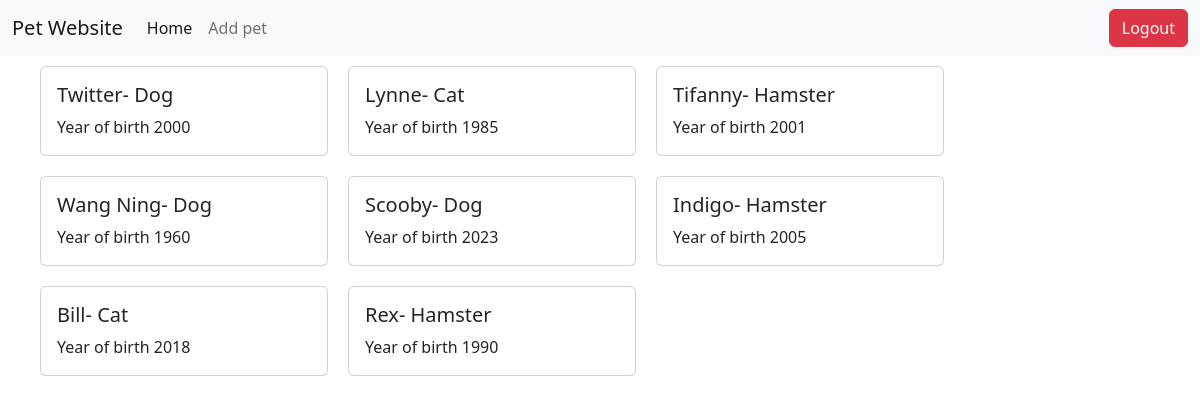
Screenshot of / (signed in) with the database file from the repository.
### animals/models.py (models this page shows, shortened)
class Pet(models.Model):
    user = models.ForeignKey(User, on_delete=models.CASCADE)
    name = models.CharField(max_length=100)
    species = models.CharField(choices=SPECIES, max_length=10, default='cat')
    year_of_birth = models.PositiveSmallIntegerField(
        validators=[birth_date_validation]
    )
    class Meta:
        verbose_name_plural = "Pets"

### animals/views.py (the view)
# urls.py: path('', views.home, name='home'),
def home(request):
    pets = Pet.objects.all()
    context = {
        'pets': pets
    }
    return render(request, 'home.html', context)

### templates/home.html
{% extends 'base.html' %}
{% block content %}
<div class="container">
    <div class="row">
        {% for pet in pets %}
        <div class="card" style="width: 18rem; padding: 0%; margin: 10px;">
            <div class="card-body">
              <h5 class="card-title">{{pet.name}}- {{pet.species}}</h5>
              <p class="card-text">Year of birth {{pet.year_of_birth}}</p>
            </div>
          </div>
        {% endfor %}
    </div>
</div>
{% endblock %}

### rows the page displays
Pet: name "Twitter", species "Dog", year_of_birth "2000"
Pet: name "Lynne", species "Cat", year_of_birth "1985"
Pet: name "Tifanny", species "Hamster", year_of_birth "2001"
Pet: name "Wang Ning", species "Dog", year_of_birth "1960"
Pet: name "Scooby", species "Dog", year_of_birth "2023"
Pet: name "Indigo", species "Hamster", year_of_birth "2005"
Pet: name "Bill", species "Cat", year_of_birth "2018"
Pet: name "Rex", species "Hamster", year_of_birth "1990"
